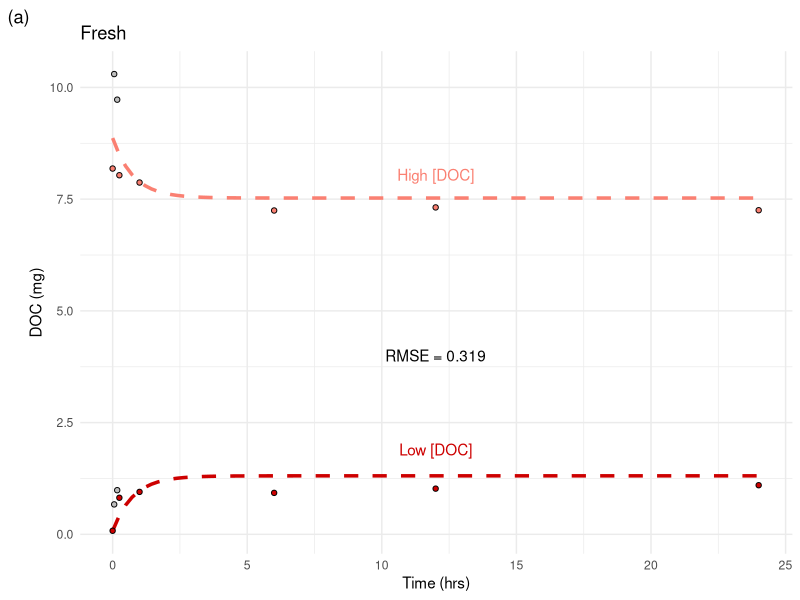
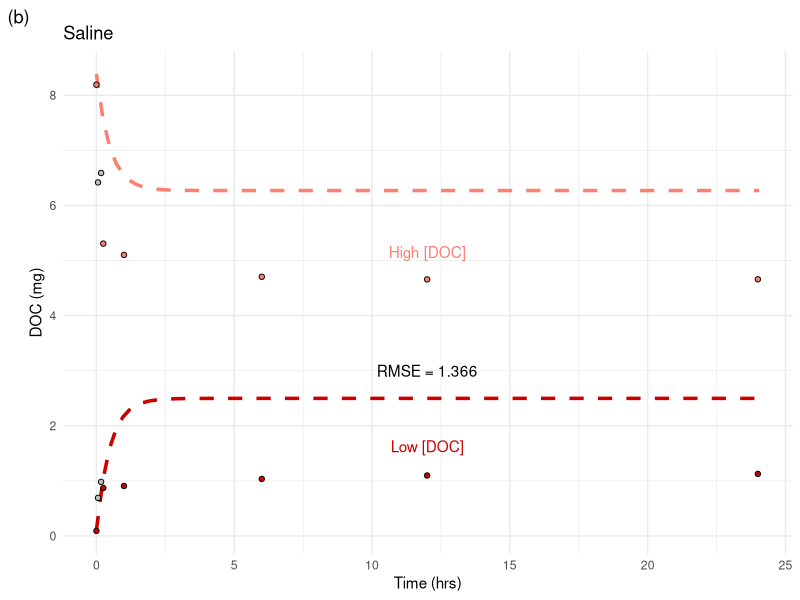
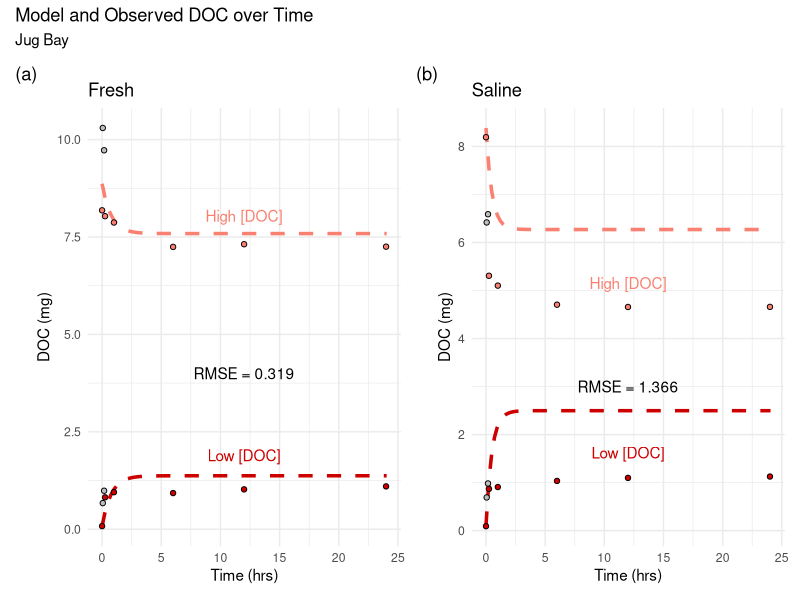
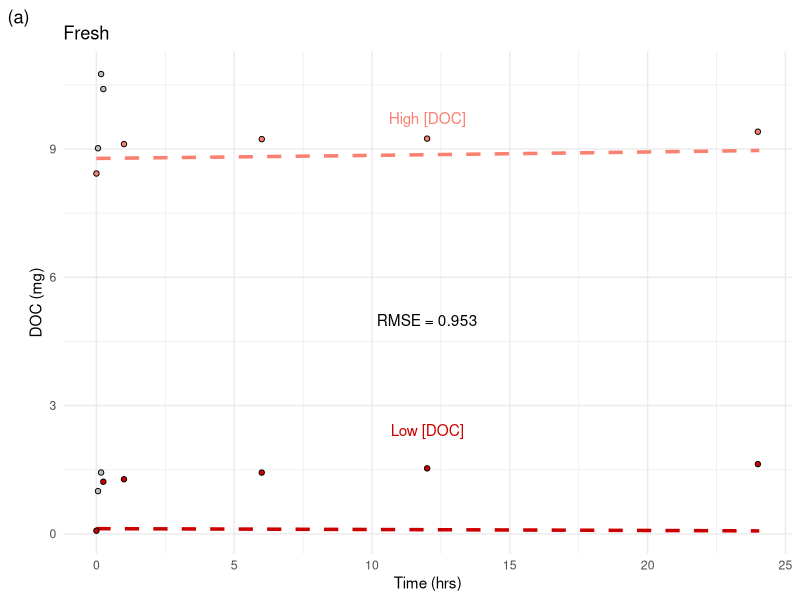
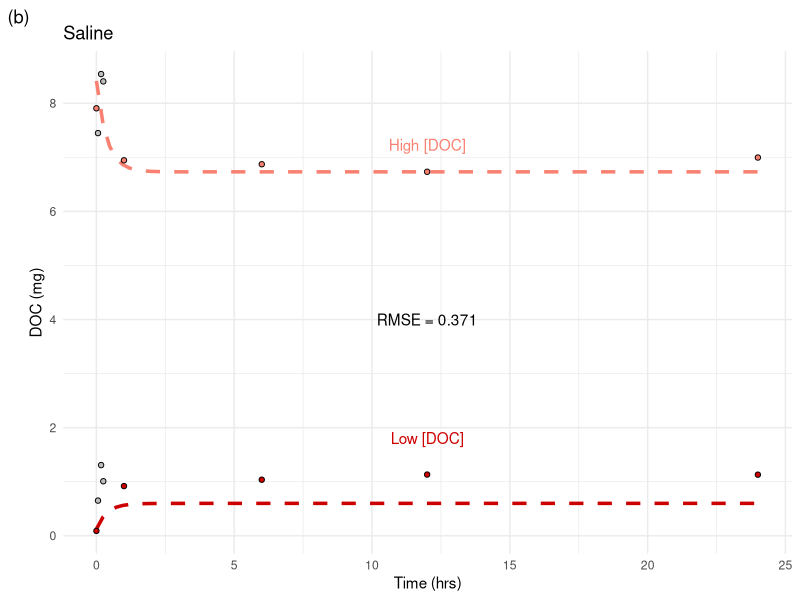
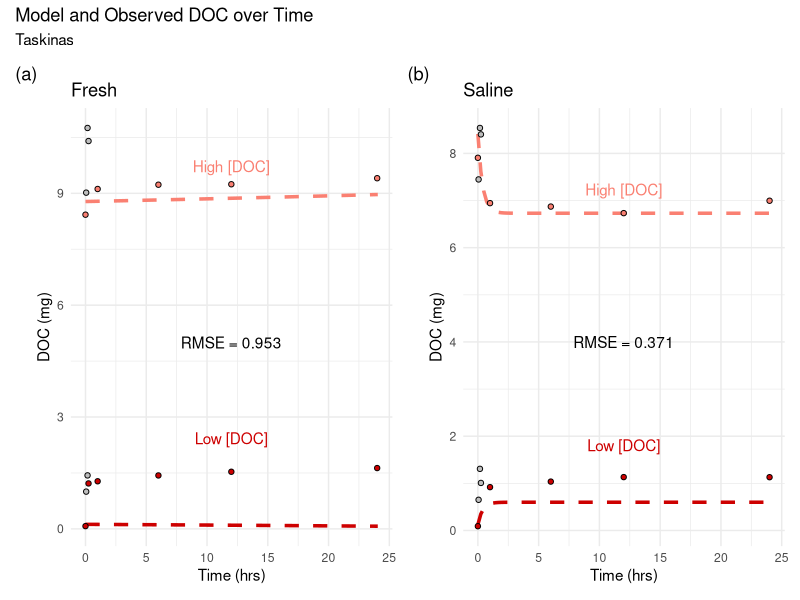
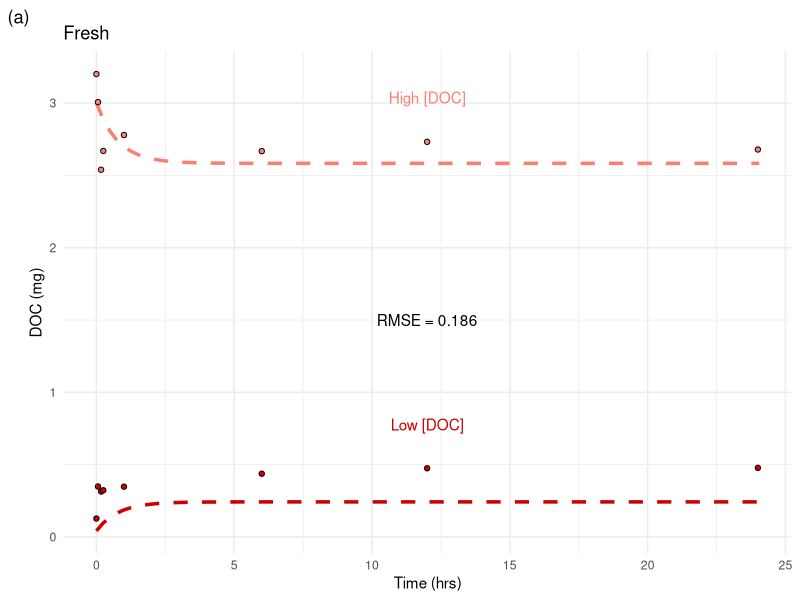
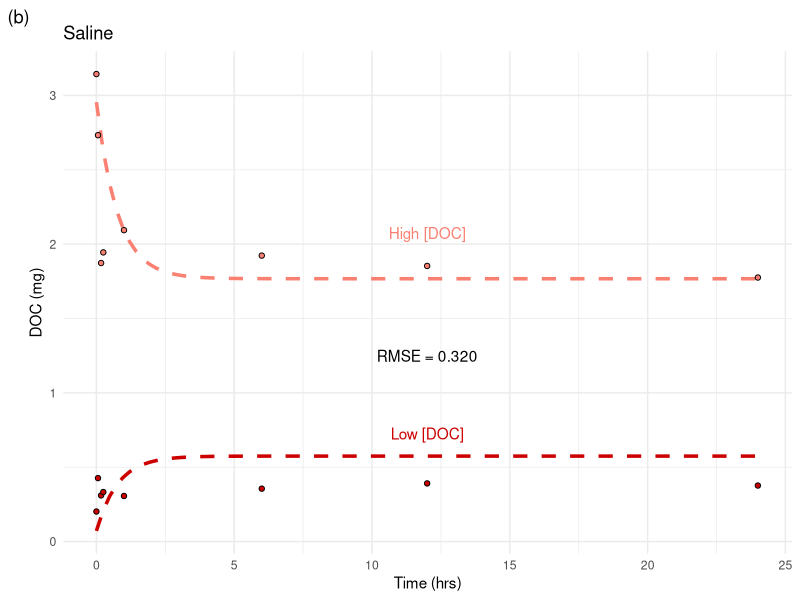

The R source for these figures, in order:
## ---- chunk 1
knitr::opts_chunk$set(echo = TRUE)
## ---- chunk 2
library(ggplot2)
library(dplyr)
library(tidyr)
library(patchwork)
## ---- chunk 3
t <- c(0, 0.063, 0.22, 0.30, 1.05, 6.05, 12.05, 24.05) 

obsdat <- read.csv("DOC0_Obs.csv")
obsdat2 <- obsdat %>% separate(site, c("exp", "point"), 4)
## ---- chunk 4
#z <- (exp(-1*(ka + kd)*t))

#W(t) <- (1 / (ka + kd))*((S0 * kd * (1 - (exp(-1*(ka + kd)*t)))) + (W0 * (ka + (kd * (exp(-1*(ka + kd)*t))))))

lf <- obsdat2 %>% filter(exp == "JBLF")
  lfr <- lf %>% filter(phase == "rem")
  lfk <- lf %>% filter(phase == "keep")
hf <- obsdat2 %>% filter(exp == "JBHF")
  hfr <- hf %>% filter(phase == "rem")
  hfk <- hf %>% filter(phase == "keep")

kaF <- 0.9249
kdF <- 0.3829 
S0 <- 4.284

y0F <- c(0.077, 8.867)

#LOW
WLt <- function(t) (1 / (kaF + kdF))*((S0 * kdF * (1 - (exp(-1*(kaF + kdF)*t)))) + (y0F[1] * (kaF + (kdF * (exp(-1*(kaF + kdF)*t))))))

#HIGH
WHt <- function(t) (1 / (kaF + kdF))*((S0 * kdF * (1 - (exp(-1*(kaF + kdF)*t)))) + (y0F[2] * (kaF + (kdF * (exp(-1*(kaF + kdF)*t))))))

stl <- paste0("Low [DOC]")
yl <- (max(lf$DOC)+0.8)
sth <- paste0("High [DOC]")
yh <- (min(hf$DOC)+0.8)
rsqf <- expression('RMSE = 0.319')

base <- ggplot() +
  xlim(0,24.05)

comp1 <- base + geom_function(fun = WLt, color = "red3", linetype = "dashed", size = 1.2) +
  geom_point(data = lfr, aes(time, DOC), shape = 21, color = "black", fill = "gray") +
  geom_point(data = lfk, aes(time, DOC), shape = 21, color = "black", fill = "red3") +
  geom_function(fun = WHt, color = "salmon", linetype = "dashed", size = 1.2) +
  geom_point(data = hfr, aes(time, DOC), shape = 21, color = "black", fill = "gray") +
  geom_point(data = hfk, aes(time, DOC), shape = 21, color = "black", fill = "salmon") +
  theme_minimal() +
  labs(x = "Time (hrs)", y = "DOC (mg)", title = "Fresh", tag = "(a)")+
  annotate("text",x = 12, y = yl, label = stl, color = "red3") +
  annotate("text",x = 12, y = yh, label = sth, color = "salmon") +
  annotate("text",x = 12, y = 4, label = rsqf)
comp1

## ---- chunk 5
ls <- obsdat2 %>% filter(exp == "JBLS")
  lsr <- ls %>% filter(phase == "rem")
  lsk <- ls %>% filter(phase == "keep")
hs <- obsdat2 %>% filter(exp == "JBHS")
  hsr <- hs %>% filter(phase == "rem")
  hsk <- hs %>% filter(phase == "keep")

kaS <- 0.9269
kdS <- 1.1075
S0 <- 4.5

y0S <- c(0.1053, 8.385)

#LOW
WLt <- function(t) (1 / (kaS + kdS))*((S0 * kdS * (1 - (exp(-1*(kaS + kdS)*t)))) + (y0S[1] * (kaS + (kdS * (exp(-1*(kaS + kdS)*t))))))

#HIGH
WHt <- function(t) (1 / (kaS + kdS))*((S0 * kdS * (1 - (exp(-1*(kaS + kdS)*t)))) + (y0S[2] * (kaS + (kdS * (exp(-1*(kaS + kdS)*t))))))

stl <- paste0("Low [DOC]")
yl <- (max(ls$DOC)+0.5)
sth <- paste0("High [DOC]")
yh <- (min(hs$DOC)+0.5)
rsqs <- expression('RMSE = 1.366')

base <- ggplot() +
  xlim(0,24.05)

comp2 <- base + geom_function(fun = WLt, color = "red3", linetype = "dashed", size = 1.2) +
  geom_point(data = lsk, aes(time, DOC), shape = 21, color = "black", fill = "red3") +
  geom_point(data = lsr, aes(time, DOC), shape = 21, color = "black", fill = "gray") +
  geom_function(fun = WHt, color = "salmon", linetype = "dashed", size = 1.2) +
  geom_point(data = hsk, aes(time, DOC), shape = 21, color = "black", fill = "salmon") +
  geom_point(data = hsr, aes(time, DOC), shape = 21, color = "black", fill = "gray") +
  theme_minimal() +
  labs(x = "Time (hrs)", y = "DOC (mg)", title = "Saline", tag = "(b)")+
  annotate("text",x = 12, y = yl, label = stl, color = "red3") +
  annotate("text",x = 12, y = yh, label = sth, color = "salmon") +
  annotate("text",x = 12, y = 3, label = rsqs)
comp2
## ---- chunk 6
compJB <- (comp1+comp2) + 
  plot_annotation(title = "Model and Observed DOC over Time", subtitle = "Jug Bay") 
ggsave(filename = "JBcomp_new.png", width = 7, height = 7, dpi = 300, units = "in", device='png')
ggsave(filename = "JBcomp_new.tiff", width = 7, height = 7, dpi = 300, units = "in", device='tiff')

plot(compJB)
## ---- chunk 7
#z <- (exp(-1*(ka + kd)*t))

#W(t) <- (1 / (ka + kd))*((S0 * kd * (1 - (exp(-1*(ka + kd)*t)))) + (W0 * (ka + (kd * (exp(-1*(ka + kd)*t))))))

lf <- obsdat2 %>% filter(exp == "TALF")
  lfr <- lf %>% filter(phase == "rem")
  lfk <- lf %>% filter(phase == "keep")
hf <- obsdat2 %>% filter(exp == "TAHF")
  hfr <- hf %>% filter(phase == "rem")
  hfk <- hf %>% filter(phase == "keep")

kaF <- -0.0099
kdF <- -0.0010
S0 <- 2.0298

y0F <- c(0.1216, 8.780)

#LOW
WLt <- function(t) (1 / (kaF + kdF))*((S0 * kdF * (1 - (exp(-1*(kaF + kdF)*t)))) + (y0F[1] * (kaF + (kdF * (exp(-1*(kaF + kdF)*t))))))

#HIGH
WHt <- function(t) (1 / (kaF + kdF))*((S0 * kdF * (1 - (exp(-1*(kaF + kdF)*t)))) + (y0F[2] * (kaF + (kdF * (exp(-1*(kaF + kdF)*t))))))

stl <- paste0("Low [DOC]")
yl <- (max(lf$DOC)+0.8)
sth <- paste0("High [DOC]")
yh <- (min(hf$DOC)+1.3)
rsqf <- expression('RMSE = 0.953')

base <- ggplot() +
  xlim(0,24.05)

comp1 <- base + geom_function(fun = WLt, color = "red3", linetype = "dashed", size = 1.2) +
  geom_point(data = lfr, aes(time, DOC), shape = 21, color = "black", fill = "gray") +
  geom_point(data = lfk, aes(time, DOC), shape = 21, color = "black", fill = "red3") +
  geom_function(fun = WHt, color = "salmon", linetype = "dashed", size = 1.2) +
  geom_point(data = hfr, aes(time, DOC), shape = 21, color = "black", fill = "gray") +
  geom_point(data = hfk, aes(time, DOC), shape = 21, color = "black", fill = "salmon") +
  theme_minimal() +
  labs(x = "Time (hrs)", y = "DOC (mg)", title = "Fresh", tag = "(a)")+
  annotate("text",x = 12, y = yl, label = stl, color = "red3") +
  annotate("text",x = 12, y = yh, label = sth, color = "salmon")+
  annotate("text",x = 12, y = 5, label = rsqf)
comp1
## ---- chunk 8
ls <- obsdat2 %>% filter(exp == "TALS")
  lsr <- ls %>% filter(phase == "rem")
  lsk <- ls %>% filter(phase == "keep")
hs <- obsdat2 %>% filter(exp == "TAHS")
  hsr <- hs %>% filter(phase == "rem")
  hsk <- hs %>% filter(phase == "keep")

kaS <- 1.9571
kdS <- 0.6884
S0 <- 1.95

y0S <- c(0.1243, 8.413)

#LOW
WLt <- function(t) (1 / (kaS + kdS))*((S0 * kdS * (1 - (exp(-1*(kaS + kdS)*t)))) + (y0S[1] * (kaS + (kdS * (exp(-1*(kaS + kdS)*t))))))

#HIGH
WHt <- function(t) (1 / (kaS + kdS))*((S0 * kdS * (1 - (exp(-1*(kaS + kdS)*t)))) + (y0S[2] * (kaS + (kdS * (exp(-1*(kaS + kdS)*t))))))

stl <- paste0("Low [DOC]")
yl <- (max(ls$DOC)+0.5)
sth <- paste0("High [DOC]")
yh <- (min(hs$DOC)+0.5)
rsqs <- expression('RMSE = 0.371')
#rsqs <- expression(~R^{"2"}~ 'adj = 0.9961')

base <- ggplot() +
  xlim(0,24.05)

comp2 <- base + geom_function(fun = WLt, color = "red3", linetype = "dashed", size = 1.2) +
  geom_point(data = lsr, aes(time, DOC), shape = 21, color = "black", fill = "gray") +
  geom_point(data = lsk, aes(time, DOC), shape = 21, color = "black", fill = "red3") +
  geom_function(fun = WHt, color = "salmon", linetype = "dashed", size = 1.2) +
  geom_point(data = hsr, aes(time, DOC), shape = 21, color = "black", fill = "gray") +
  geom_point(data = hsk, aes(time, DOC), shape = 21, color = "black", fill = "salmon") +
  theme_minimal() +
  labs(x = "Time (hrs)", y = "DOC (mg)", title = "Saline", tag = "(b)")+
  annotate("text",x = 12, y = yl, label = stl, color = "red3") +
  annotate("text",x = 12, y = yh, label = sth, color = "salmon")+
  annotate("text",x = 12, y = 4, label = rsqs)
comp2
## ---- chunk 9
compTA <- (comp1+comp2) + 
  plot_annotation(title = "Model and Observed DOC over Time", subtitle = "Taskinas") 
ggsave(filename = "TAcomp_new.png", width = 7, height = 7, dpi = 300, units = "in", device='png')
ggsave(filename = "TAcomp_new.tiff", width = 7, height = 7, dpi = 300, units = "in", device='tiff')

plot(compTA)
## ---- chunk 10
#z <- (exp(-1*(ka + kd)*t))

#W(t) <- (1 / (ka + kd))*((S0 * kd * (1 - (exp(-1*(ka + kd)*t)))) + (W0 * (ka + (kd * (exp(-1*(ka + kd)*t))))))


lf <- obsdat2 %>% filter(exp == "WCLF")
hf <- obsdat2 %>% filter(exp == "WCHF")

kaF <- 1.0158
kdF <- 0.2690
S0 <- 1

y0F <- c(0.0419, 3.0025)

#LOW
WLt <- function(t) (1 / (kaF + kdF))*((S0 * kdF * (1 - (exp(-1*(kaF + kdF)*t)))) + (y0F[1] * (kaF + (kdF * (exp(-1*(kaF + kdF)*t))))))

#HIGH
WHt <- function(t) (1 / (kaF + kdF))*((S0 * kdF * (1 - (exp(-1*(kaF + kdF)*t)))) + (y0F[2] * (kaF + (kdF * (exp(-1*(kaF + kdF)*t))))))

stl <- paste0("Low [DOC]")
yl <- (max(lf$DOC)+0.3)
sth <- paste0("High [DOC]")
yh <- (min(hf$DOC)+0.5)
rsqf <- expression('RMSE = 0.186')

base <- ggplot() +
  xlim(0,24.05)

comp1 <- base + geom_function(fun = WLt, color = "red3", linetype = "dashed", size = 1.2) +
  geom_point(data = lf, aes(time, DOC), shape = 21, color = "black", fill = "red3") +
  geom_function(fun = WHt, color = "salmon", linetype = "dashed", size = 1.2) +
  geom_point(data = hf, aes(time, DOC), shape = 21, color = "black", fill = "salmon") +
  theme_minimal() +
  labs(x = "Time (hrs)", y = "DOC (mg)", title = "Fresh", tag = "(a)")+
  annotate("text",x = 12, y = yl, label = stl, color = "red3") +
  annotate("text",x = 12, y = yh, label = sth, color = "salmon")+
  annotate("text",x = 12, y = 1.5, label = rsqf)
comp1

## ---- chunk 11
ls <- obsdat2 %>% filter(exp == "WCLS")
hs <- obsdat2 %>% filter(exp == "WCHS")

kaS <- 0.5361
kdS <- 0.7598
S0 <- 0.93

y0S <- c(0.0721, 2.9545)

#LOW
WLt <- function(t) (1 / (kaS + kdS))*((S0 * kdS * (1 - (exp(-1*(kaS + kdS)*t)))) + (y0S[1] * (kaS + (kdS * (exp(-1*(kaS + kdS)*t))))))

#HIGH
WHt <- function(t) (1 / (kaS + kdS))*((S0 * kdS * (1 - (exp(-1*(kaS + kdS)*t)))) + (y0S[2] * (kaS + (kdS * (exp(-1*(kaS + kdS)*t))))))

stl <- paste0("Low [DOC]")
yl <- (max(ls$DOC)+0.3)
sth <- paste0("High [DOC]")
yh <- (min(hs$DOC)+0.3)
rsqs <- expression('RMSE = 0.320')

base <- ggplot() +
  xlim(0,24.05)

comp2 <- base + geom_function(fun = WLt, color = "red3", linetype = "dashed", size = 1.2) +
  geom_point(data = ls, aes(time, DOC), shape = 21, color = "black", fill = "red3") +
  geom_function(fun = WHt, color = "salmon", linetype = "dashed", size = 1.2) +
  geom_point(data = hs, aes(time, DOC), shape = 21, color = "black", fill = "salmon") +
  theme_minimal() +
  labs(x = "Time (hrs)", y = "DOC (mg)", title = "Saline", tag = "(b)")+
  annotate("text",x = 12, y = yl, label = stl, color = "red3") +
  annotate("text",x = 12, y = yh, label = sth, color = "salmon")+
  annotate("text",x = 12, y = 1.25, label = rsqs)
comp2
## ---- chunk 12
compWC <- (comp1+comp2) + 
  plot_annotation(title = "Model and Observed DOC over Time", subtitle = "Shallow Creek") 
ggsave(filename = "WCcomp_new.png", width = 7, height = 7, dpi = 300, units = "in", device='png')
ggsave(filename = "WCcomp_new.tiff", width = 7, height = 7, dpi = 300, units = "in", device='tiff')

plot(compWC)
## ---- chunk 13
#z <- (exp(-1*(ka + kd)*t))

#W(t) <- (1 / (ka + kd))*((S0 * kd * (1 - (exp(-1*(ka + kd)*t)))) + (W0 * (ka + (kd * (exp(-1*(ka + kd)*t))))))

lf <- obsdat2 %>% filter(exp == "WILF")
hf <- obsdat2 %>% filter(exp == "WIHF")

kaF <- 0.2984
kdF <- -0.0205
S0 <- 1.03

y0F <- c(0.0689, 3.1030)

#LOW
WLt <- function(t) (1 / (kaF + kdF))*((S0 * kdF * (1 - (exp(-1*(kaF + kdF)*t)))) + (y0F[1] * (kaF + (kdF * (exp(-1*(kaF + kdF)*t))))))

#HIGH
WHt <- function(t) (1 / (kaF + kdF))*((S0 * kdF * (1 - (exp(-1*(kaF + kdF)*t)))) + (y0F[2] * (kaF + (kdF * (exp(-1*(kaF + kdF)*t))))))

stl <- paste0("Low [DOC]")
yl <- (max(lf$DOC)+0.5)
sth <- paste0("High [DOC]")
yh <- (min(hf$DOC))
rsqf <- expression('RMSE = 0.472')

base <- ggplot() +
  xlim(0,24.05)

comp1 <- base + geom_function(fun = WLt, color = "red3", linetype = "dashed", size = 1.2) +
  geom_point(data = lf, aes(time, DOC), shape = 21, color = "black", fill = "red3") +
  geom_function(fun = WHt, color = "salmon", linetype = "dashed", size = 1.2) +
  geom_point(data = hf, aes(time, DOC), shape = 21, color = "black", fill = "salmon") +
  theme_minimal() +
  labs(x = "Time (hrs)", y = "DOC (mg)", title = "Fresh", tag = "(a)")+
  annotate("text",x = 12, y = yl, label = stl, color = "red3") +
  annotate("text",x = 12, y = yh, label = sth, color = "salmon")+
  annotate("text",x = 12, y = 2, label = rsqf)
comp1
## ---- chunk 14
ls <- obsdat2 %>% filter(exp == "WILS")
hs <- obsdat2 %>% filter(exp == "WIHS")

kaS <- 3.8332
kdS <- 1.3642
S0 <- 0.965

y0S <- c(0.0838, 2.9545)

#LOW
WLt <- function(t) (1 / (kaS + kdS))*((S0 * kdS * (1 - (exp(-1*(kaS + kdS)*t)))) + (y0S[1] * (kaS + (kdS * (exp(-1*(kaS + kdS)*t))))))

#HIGH
WHt <- function(t) (1 / (kaS + kdS))*((S0 * kdS * (1 - (exp(-1*(kaS + kdS)*t)))) + (y0S[2] * (kaS + (kdS * (exp(-1*(kaS + kdS)*t))))))

stl <- paste0("Low [DOC]")
yl <- (max(ls$DOC)+0.5)
sth <- paste0("High [DOC]")
yh <- (min(hs$DOC)+0.25)
rsqs <- expression('RMSE = 0.132')

base <- ggplot() +
  xlim(0,24.05)

comp2 <- base + geom_function(fun = WLt, color = "red3", linetype = "dashed", size = 1.2) +
  geom_point(data = ls, aes(time, DOC), shape = 21, color = "black", fill = "red3") +
  geom_function(fun = WHt, color = "salmon", linetype = "dashed", size = 1.2) +
  geom_point(data = hs, aes(time, DOC), shape = 21, color = "black", fill = "salmon") +
  theme_minimal() +
  labs(x = "Time (hrs)", y = "DOC (mg)", title = "Saline", tag = "(b)")+
  annotate("text",x = 12, y = yl, label = stl, color = "red3") +
  annotate("text",x = 12, y = yh, label = sth, color = "salmon")+
  annotate("text",x = 12, y = 1.75, label = rsqs)
comp2
## ---- chunk 15
compWI <- (comp1+comp2) + 
  plot_annotation(title = "Model and Observed DOC over Time", subtitle = "Shallow Intermediate") 
ggsave(filename = "WIcomp_new.png", width = 7, height = 7, dpi = 300, units = "in", device='png')
ggsave(filename = "WIcomp_new.tiff", width = 7, height = 7, dpi = 300, units = "in", device='tiff')

plot(compWI)
## ---- chunk 16
#z <- (exp(-1*(ka + kd)*t))

#W(t) <- (1 / (ka + kd))*((S0 * kd * (1 - (exp(-1*(ka + kd)*t)))) + (W0 * (ka + (kd * (exp(-1*(ka + kd)*t))))))

lf <- obsdat2 %>% filter(exp == "WMLF")
hf <- obsdat2 %>% filter(exp == "WMHF")

kaF <- 0.2278
kdF <- -0.0099
S0 <- 0.98

y0F <- c(0.0419, 3.0025)

#LOW
WLt <- function(t) (1 / (kaF + kdF))*((S0 * kdF * (1 - (exp(-1*(kaF + kdF)*t)))) + (y0F[1] * (kaF + (kdF * (exp(-1*(kaF + kdF)*t))))))

#HIGH
WHt <- function(t) (1 / (kaF + kdF))*((S0 * kdF * (1 - (exp(-1*(kaF + kdF)*t)))) + (y0F[2] * (kaF + (kdF * (exp(-1*(kaF + kdF)*t))))))

stl <- paste0("Low [DOC]")
yl <- (max(lf$DOC)+0.3)
sth <- paste0("High [DOC]")
yh <- (min(hf$DOC)+0.2)
rsqf <- expression('RMSE = 0.577')

base <- ggplot() +
  xlim(0,24.05)

comp1 <- base + geom_function(fun = WLt, color = "red3", linetype = "dashed", size = 1.2) +
  geom_point(data = lf, aes(time, DOC), shape = 21, color = "black", fill = "red3") +
  geom_function(fun = WHt, color = "salmon", linetype = "dashed", size = 1.2) +
  geom_point(data = hf, aes(time, DOC), shape = 21, color = "black", fill = "salmon") +
  theme_minimal() +
  labs(x = "Time (hrs)", y = "DOC (mg)", title = "Fresh", tag = "(a)")+
  annotate("text",x = 12, y = yl, label = stl, color = "red3") +
  annotate("text",x = 12, y = yh, label = sth, color = "salmon")+
  annotate("text",x = 12, y = 2, label = rsqf)
comp1
## ---- chunk 17
ls <- obsdat2 %>% filter(exp == "WMLS")
hs <- obsdat2 %>% filter(exp == "WMHS")

kaS <- 2.5344
kdS <- 0.6198
S0 <- 0.98

y0S <- c(0.0721, 2.9545)

#LOW
WLt <- function(t) (1 / (kaS + kdS))*((S0 * kdS * (1 - (exp(-1*(kaS + kdS)*t)))) + (y0S[1] * (kaS + (kdS * (exp(-1*(kaS + kdS)*t))))))

#HIGH
WHt <- function(t) (1 / (kaS + kdS))*((S0 * kdS * (1 - (exp(-1*(kaS + kdS)*t)))) + (y0S[2] * (kaS + (kdS * (exp(-1*(kaS + kdS)*t))))))

stl <- paste0("Low [DOC]")
yl <- (max(ls$DOC)+0.3)
sth <- paste0("High [DOC]")
yh <- (min(hs$DOC)+0.3)
rsqs <- expression('RMSE = 0.264')

base <- ggplot() +
  xlim(0,24.05)

comp2 <- base + geom_function(fun = WLt, color = "red3", linetype = "dashed", size = 1.2) +
  geom_point(data = ls, aes(time, DOC), shape = 21, color = "black", fill = "red3") +
  geom_function(fun = WHt, color = "salmon", linetype = "dashed", size = 1.2) +
  geom_point(data = hs, aes(time, DOC), shape = 21, color = "black", fill = "salmon") +
  theme_minimal() +
  labs(x = "Time (hrs)", y = "DOC (mg)", title = "Saline", tag = "(b)")+
  annotate("text",x = 12, y = yl, label = stl, color = "red3") +
  annotate("text",x = 12, y = yh, label = sth, color = "salmon")+
  annotate("text",x = 12, y = 2, label = rsqs)
comp2
## ---- chunk 18
compWM <- (comp1+comp2) + 
  plot_annotation(title = "Model and Observed DOC over Time", subtitle = "Shallow High Marsh") 
ggsave(filename = "WMcomp_new.png", width = 7, height = 7, dpi = 300, units = "in", device='png')
ggsave(filename = "WMcomp_new.tiff", width = 7, height = 7, dpi = 300, units = "in", device='tiff')

plot(compWM)
## ---- chunk 19
#z <- (exp(-1*(ka + kd)*t))

#W(t) <- (1 / (ka + kd))*((S0 * kd * (1 - (exp(-1*(ka + kd)*t)))) + (W0 * (ka + (kd * (exp(-1*(ka + kd)*t))))))

lf <- obsdat2 %>% filter(exp == "PCLF")
hf <- obsdat2 %>% filter(exp == "PCHF")

kaF <- 3417
kdF <- -577
S0 <- 0.99
  
y0F <- c(0.1006, 3.0375)

#LOW
WLt <- function(t) (1 / (kaF + kdF))*((S0 * kdF * (1 - (exp(-1*(kaF + kdF)*t)))) + (y0F[1] * (kaF + (kdF * (exp(-1*(kaF + kdF)*t))))))

#HIGH
WHt <- function(t) (1 / (kaF + kdF))*((S0 * kdF * (1 - (exp(-1*(kaF + kdF)*t)))) + (y0F[2] * (kaF + (kdF * (exp(-1*(kaF + kdF)*t))))))

stl <- paste0("Low [DOC]")
yl <- (max(lf$DOC)+0.3)
sth <- paste0("High [DOC]")
yh <- (min(hf$DOC)+0.3)
rsqf <- expression('RMSE = 0.558')

base <- ggplot() +
  xlim(0,24.05)

comp1 <- base + geom_function(fun = WLt, color = "red3", linetype = "dashed", size = 1.2) +
  geom_point(data = lf, aes(time, DOC), shape = 21, color = "black", fill = "red3") +
  geom_function(fun = WHt, color = "salmon", linetype = "dashed", size = 1.2) +
  geom_point(data = hf, aes(time, DOC), shape = 21, color = "black", fill = "salmon") +
  theme_minimal() +
  labs(x = "Time (hrs)", y = "DOC (mg)", title = "Fresh", tag = "(a)")+
  annotate("text",x = 12, y = yl, label = stl, color = "red3") +
  annotate("text",x = 12, y = yh, label = sth, color = "salmon")+
  annotate("text",x = 12, y = 2, label = rsqf)
comp1
## ---- chunk 20
ls <- obsdat2 %>% filter(exp == "PCLS")
hs <- obsdat2 %>% filter(exp == "PCHS")

kaS <- 1.8086
kdS <- 0.2278
S0 <- 0.92
  
y0S <- c(0.0856, 3.1250)

#LOW
WLt <- function(t) (1 / (kaS + kdS))*((S0 * kdS * (1 - (exp(-1*(kaS + kdS)*t)))) + (y0S[1] * (kaS + (kdS * (exp(-1*(kaS + kdS)*t))))))

#HIGH
WHt <- function(t) (1 / (kaS + kdS))*((S0 * kdS * (1 - (exp(-1*(kaS + kdS)*t)))) + (y0S[2] * (kaS + (kdS * (exp(-1*(kaS + kdS)*t))))))

stl <- paste0("Low [DOC]")
yl <- (max(ls$DOC)+0.3)
sth <- paste0("High [DOC]")
yh <- (min(hs$DOC)+0.3)
rsqs <- expression('RMSE = 0.237')

base <- ggplot() +
  xlim(0,24.05)

comp2 <- base + geom_function(fun = WLt, color = "red3", linetype = "dashed", size = 1.2) +
  geom_point(data = ls, aes(time, DOC), shape = 21, color = "black", fill = "red3") +
  geom_function(fun = WHt, color = "salmon", linetype = "dashed", size = 1.2) +
  geom_point(data = hs, aes(time, DOC), shape = 21, color = "black", fill = "salmon") +
  theme_minimal() +
  labs(x = "Time (hrs)", y = "DOC (mg)", title = "Saline", tag = "(b)")+
  annotate("text",x = 12, y = yl, label = stl, color = "red3") +
  annotate("text",x = 12, y = yh, label = sth, color = "salmon")+
  annotate("text",x = 12, y = 1.75, label = rsqs)
comp2
## ---- chunk 21
compPC <- (comp1+comp2) + 
  plot_annotation(title = "Model and Observed DOC over Time", subtitle = "Deep Creek") 
ggsave(filename = "PCcomp_new.png", width = 7, height = 7, dpi = 300, units = "in", device='png')
ggsave(filename = "PCcomp_new.tiff", width = 7, height = 7, dpi = 300, units = "in", device='tiff')

plot(compPC)
## ---- chunk 22
#z <- (exp(-1*(ka + kd)*t))

#W(t) <- (1 / (ka + kd))*((S0 * kd * (1 - (exp(-1*(ka + kd)*t)))) + (W0 * (ka + (kd * (exp(-1*(ka + kd)*t))))))

lf <- obsdat2 %>% filter(exp == "PILF")
hf <- obsdat2 %>% filter(exp == "PIHF")

kaF <- 12.5643
kdF <- -0.7822
S0 <- 0.99

y0F <- c(0.0689, 3.1030)

#LOW
WLt <- function(t) (1 / (kaF + kdF))*((S0 * kdF * (1 - (exp(-1*(kaF + kdF)*t)))) + (y0F[1] * (kaF + (kdF * (exp(-1*(kaF + kdF)*t))))))

#HIGH
WHt <- function(t) (1 / (kaF + kdF))*((S0 * kdF * (1 - (exp(-1*(kaF + kdF)*t)))) + (y0F[2] * (kaF + (kdF * (exp(-1*(kaF + kdF)*t))))))

stl <- paste0("Low [DOC]")
yl <- (max(lf$DOC)+0.3)
sth <- paste0("High [DOC]")
yh <- (min(hf$DOC))
rsqf <- expression('RMSE = 0.397')

base <- ggplot() +
  xlim(0,24.05)

comp1 <- base + geom_function(fun = WLt, color = "red3", linetype = "dashed", size = 1.2) +
  geom_point(data = lf, aes(time, DOC), shape = 21, color = "black", fill = "red3") +
  geom_function(fun = WHt, color = "salmon", linetype = "dashed", size = 1.2) +
  geom_point(data = hf, aes(time, DOC), shape = 21, color = "black", fill = "salmon") +
  theme_minimal() +
  labs(x = "Time (hrs)", y = "DOC (mg)", title = "Fresh", tag = "(a)")+
  annotate("text",x = 12, y = yl, label = stl, color = "red3") +
  annotate("text",x = 12, y = yh, label = sth, color = "salmon")+
  annotate("text",x = 12, y = 2, label = rsqf)
comp1
## ---- chunk 23
ls <- obsdat2 %>% filter(exp == "PILS")
hs <- obsdat2 %>% filter(exp == "PIHS")

kaS <- 2.1486
kdS <- 0.4654
S0 <- 0.95
  
y0S <- c(0.0838, 2.9545)

#LOW
WLt <- function(t) (1 / (kaS + kdS))*((S0 * kdS * (1 - (exp(-1*(kaS + kdS)*t)))) + (y0S[1] * (kaS + (kdS * (exp(-1*(kaS + kdS)*t))))))

#HIGH
WHt <- function(t) (1 / (kaS + kdS))*((S0 * kdS * (1 - (exp(-1*(kaS + kdS)*t)))) + (y0S[2] * (kaS + (kdS * (exp(-1*(kaS + kdS)*t))))))

stl <- paste0("Low [DOC]")
yl <- (max(ls$DOC)+0.3)
sth <- paste0("High [DOC]")
yh <- (min(hs$DOC)+0.3)
rsqs <- expression('RMSE = 0.130')

base <- ggplot() +
  xlim(0,24.05)

comp2 <- base + geom_function(fun = WLt, color = "red3", linetype = "dashed", size = 1.2) +
  geom_point(data = ls, aes(time, DOC), shape = 21, color = "black", fill = "red3") +
  geom_function(fun = WHt, color = "salmon", linetype = "dashed", size = 1.2) +
  geom_point(data = hs, aes(time, DOC), shape = 21, color = "black", fill = "salmon") +
  theme_minimal() +
  labs(x = "Time (hrs)", y = "DOC (mg)", title = "Saline", tag = "(b)")+
  annotate("text",x = 12, y = yl, label = stl, color = "red3") +
  annotate("text",x = 12, y = yh, label = sth, color = "salmon")+
  annotate("text",x = 12, y = 1.75, label = rsqs)
comp2
## ---- chunk 24
compPI <- (comp1+comp2) + 
  plot_annotation(title = "Model and Observed DOC over Time", subtitle = "Deep Intermediate") 
ggsave(filename = "PIcomp_new.png", width = 7, height = 7, dpi = 300, units = "in", device='png')
ggsave(filename = "PIcomp_new.tiff", width = 7, height = 7, dpi = 300, units = "in", device='tiff')

plot(compPI)
## ---- chunk 25
#z <- (exp(-1*(ka + kd)*t))

#W(t) <- (1 / (ka + kd))*((S0 * kd * (1 - (exp(-1*(ka + kd)*t)))) + (W0 * (ka + (kd * (exp(-1*(ka + kd)*t))))))

lf <- obsdat2 %>% filter(exp == "PMLF")
hf <- obsdat2 %>% filter(exp == "PMHF")

kaF <- 39.3892
kdF <- -5.5260
S0 <- 0.97

y0F <- c(0.0419, 3.0025)

#LOW
WLt <- function(t) (1 / (kaF + kdF))*((S0 * kdF * (1 - (exp(-1*(kaF + kdF)*t)))) + (y0F[1] * (kaF + (kdF * (exp(-1*(kaF + kdF)*t))))))

#HIGH
WHt <- function(t) (1 / (kaF + kdF))*((S0  * kdF * (1 - (exp(-1*(kaF + kdF)*t)))) + (y0F[2] * (kaF + (kdF * (exp(-1*(kaF + kdF)*t))))))

stl <- paste0("Low [DOC]")
yl <- (max(lf$DOC)+0.3)
sth <- paste0("High [DOC]")
yh <- (min(hf$DOC)+0.1)
rsqf <- expression('RMSE = 0.578')

base <- ggplot() +
  xlim(0,24.05)

comp1 <- base + geom_function(fun = WLt, color = "red3", linetype = "dashed", size = 1.2) +
  geom_point(data = lf, aes(time, DOC), shape = 21, color = "black", fill = "red3") +
  geom_function(fun = WHt, color = "salmon", linetype = "dashed", size = 1.2) +
  geom_point(data = hf, aes(time, DOC), shape = 21, color = "black", fill = "salmon") +
  theme_minimal() +
  labs(x = "Time (hrs)", y = "DOC (mg)", title = "Fresh", tag = "(a)")+
  annotate("text",x = 12, y = yl, label = stl, color = "red3") +
  annotate("text",x = 12, y = yh, label = sth, color = "salmon")+
  annotate("text",x = 12, y = 2, label = rsqf)
comp1
## ---- chunk 26
ls <- obsdat2 %>% filter(exp == "PMLS")
hs <- obsdat2 %>% filter(exp == "PMHS")

kaS <- 2.9383
kdS <- 0.6731
S0 <- 0.93
  
y0S <- c(0.0721, 2.9545)

#LOW
WLt <- function(t) (1 / (kaS + kdS))*((S0 * kdS * (1 - (exp(-1*(kaS + kdS)*t)))) + (y0S[1] * (kaS + (kdS * (exp(-1*(kaS + kdS)*t))))))

#HIGH
WHt <- function(t) (1 / (kaS + kdS))*((S0 * kdS * (1 - (exp(-1*(kaS + kdS)*t)))) + (y0S[2] * (kaS + (kdS * (exp(-1*(kaS + kdS)*t))))))

stl <- paste0("Low [DOC]")
yl <- (max(ls$DOC)+0.3)
sth <- paste0("High [DOC]")
yh <- (min(hs$DOC)+0.3)
rsqs <- expression('RMSE = 0.263')

base <- ggplot() +
  xlim(0,24.05)

comp2 <- base + geom_function(fun = WLt, color = "red3", linetype = "dashed", size = 1.2) +
  geom_point(data = ls, aes(time, DOC), shape = 21, color = "black", fill = "red3") +
  geom_function(fun = WHt, color = "salmon", linetype = "dashed", size = 1.2) +
  geom_point(data = hs, aes(time, DOC), shape = 21, color = "black", fill = "salmon") +
  theme_minimal() +
  labs(x = "Time (hrs)", y = "DOC (mg)", title = "Saline", tag = "(b)")+
  annotate("text",x = 12, y = yl, label = stl, color = "red3") +
  annotate("text",x = 12, y = yh, label = sth, color = "salmon")+
  annotate("text",x = 12, y = 1.75, label = rsqf)
comp2
## ---- chunk 27
compPM <- (comp1+comp2) + 
  plot_annotation(title = "Model and Observed DOC over Time", subtitle = "Deep High Marsh") 
ggsave(filename = "PMcomp_new.png", width = 7, height = 7, dpi = 300, units = "in", device='png')
ggsave(filename = "PMcomp_new.tiff", width = 7, height = 7, dpi = 300, units = "in", device='tiff')

plot(compPM)
## ---- chunk 28
rm(list = ls())  # Clean up
#ctrl+l clears the console

